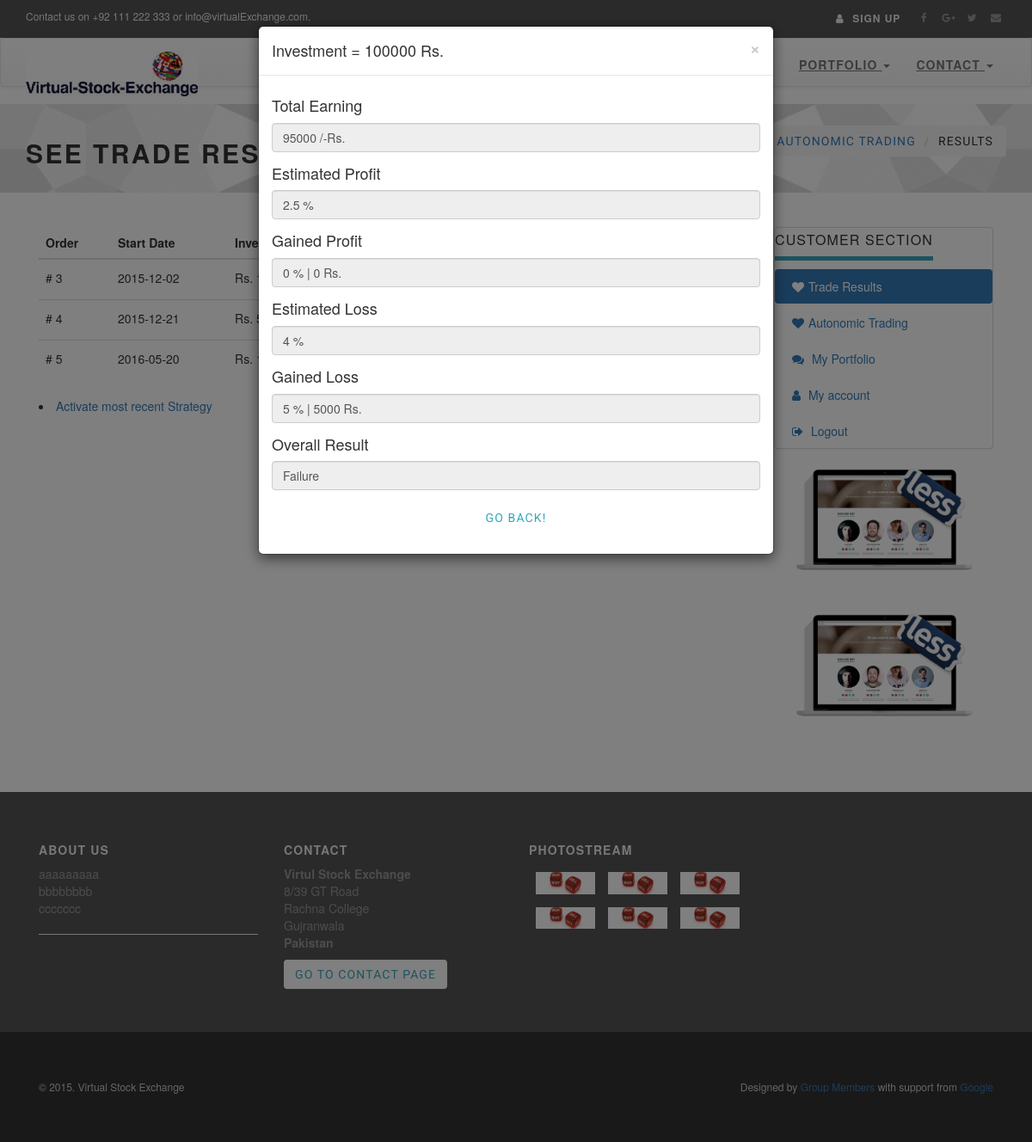
/project/modalDetails.php?id=3 (signed in), run on the app's committed database.
### tables this page shows
CREATE TABLE IF NOT EXISTS `tradingpolicies` (
  `id` int(11) NOT NULL AUTO_INCREMENT,
  `userName` varchar(255) NOT NULL,
  `companyTicker` varchar(255) NOT NULL,
  `name` varchar(255) NOT NULL,
  `amount` double NOT NULL,
  `shares` double NOT NULL,
  `minProfit` double NOT NULL,
  `maxloss` double NOT NULL,
  `strategy` varchar(255) NOT NULL,
  `sdate` varchar(255) NOT NULL,
  `eDate` varchar(255) NOT NULL,
  `remainingTime` varchar(255) NOT NULL,
  `profitLoss` double NOT NULL,
  `isComplete` tinyint(1) NOT NULL,
  PRIMARY KEY (`id`)
);

### project/modalDetails.php (the view, shortened to what this page needs)
<?php
$fetchQuery="SELECT * FROM tradingpolicies where userName='".$_SESSION['userName']."'";
$result1 = mysql_query($fetchQuery);
?>
<!DOCTYPE html>
<html lang="en">
<head>
    <link rel="stylesheet" href="http://maxcdn.bootstrapcdn.com/font-awesome/4.3.0/css/font-awesome.min.css">
    <link rel="stylesheet" href="http://maxcdn.bootstrapcdn.com/bootstrap/3.3.2/css/bootstrap.min.css">
    <link href="css/animate.css" rel="stylesheet">
    <link href="css/style.default.css" rel="stylesheet" id="theme-stylesheet">
    <link href="css/custom.css" rel="stylesheet">
    <link href="css/owl.carousel.css" rel="stylesheet">
    <link href="css/owl.theme.css" rel="stylesheet">
</head>
<body>
    <div id="all">
        <header>
            <div id="top">
                <div class="container">
                    <div class="row">
                        <div class="col-xs-5 contact">
                            <p class="hidden-sm hidden-xs">Contact us on +92 111 222 333 or info@virtualExchange.com.</p>
                        </div>
                        <div class="col-xs-7">
                            <div class="social">
                                <a href="#" class="external facebook" data-animate-hover="pulse"><i class="fa fa-facebook"></i></a>
                                <a href="#" class="external gplus" data-animate-hover="pulse"><i class="fa fa-google-plus"></i></a>
                                <a href="#" class="external twitter" data-animate-hover="pulse"><i class="fa fa-twitter"></i></a>
                                <a href="#" class="email" data-animate-hover="pulse"><i class="fa fa-envelope"></i></a>
                            </div>
                            <div class="login">
                                <a href="loginRegister.php"><i class="fa fa-user"></i> <span class="hidden-xs text-uppercase">Sign up</span></a>
                            </div>
                        </div>
                    </div>
                </div>
            </div>
            <div class="navbar-affixed-top" data-spy="affix" data-offset-top="200">
                <div class="navbar navbar-default yamm" role="navigation" id="navbar">
                    <div class="container">
                        <div class="navbar-header">
                            <a class="navbar-brand home" href="index.html">
                                <img src="img/logo.png" alt="Universal logo" class="hidden-xs hidden-sm">
                            </a>
                        </div>
                        <div class="navbar-collapse collapse" id="navigation">
                            <ul class="nav navbar-nav navbar-right">
                                <li class="dropdown active">
                                    <a href="javascript: void(0)" class="dropdown-toggle" data-toggle="dropdown">Home <b class="caret"></b></a>
                                </li>
                                <li class="dropdown use-yamm yamm-fw">
                                    <a href="#" class="dropdown-toggle" data-toggle="dropdown">Trading<b class="caret"></b></a>
                                </li>
                                <li class="dropdown use-yamm yamm-fw">
                                    <a href="#" class="dropdown-toggle" data-toggle="dropdown">Simulation <b class="caret"></b></a>
                                                    </div>
                                                </div>
                                            </div>
								<li class="dropdown">
                                    <a href="javascript: void(0)" class="dropdown-toggle" data-toggle="dropdown">Portfolio <b class="caret"></b></a>
                                </li>
                                <li class="dropdown">
                                    <a href="javascript: void(0)" class="dropdown-toggle" data-toggle="dropdown">Contact <b class="caret"></b></a>
                                </li>
                        </div>
                    </div>
		<section>
        <div id="heading-breadcrumbs">
            <div class="container">
                <div class="row">
                    <div class="col-md-7">
                        <h1>See Trade Results</h1>
                    </div>
                    <div class="col-md-5">
                        <ul class="breadcrumb">
                            <li><a href="index.php">Home</a>
                            </li>
							<li><a href="autoTrade.php">Autonomic Trading</a>
                            </li>
                            <li>Results</li>
                        </ul>
                    </div>
                </div>
            </div>
        </div>
        <div id="content">
            <div class="container">
				   <div class="col-md-9" id="customer-orders">
				  		<div class="col-md-9">
						<div class="row">
						 <div class="table-responsive">
                                <table class="table table-hover">
                                    <thead>
                                        <tr>
                                            <th>Order</th>
                                            <th>Start Date</th>
                                            <th>Investment</th>
                                            <th>Status</th>
                                            <th>Action</th>
                                        </tr>
                                    </thead>
                                    <tbody>
									    <tr>
											<?php
												while($row1 = mysql_fetch_array($result1))
												{
											?>
											<td><?php echo '# '.$row1["id"]; ?></td>
											<td><?php echo $row1["sdate"]; ?></td>
											<td><?php echo 'Rs. '.$row1["amount"]; ?></td>
											<?php
												if(($row1["isComplete"])=='0')
													echo '<td><span class="label label-warning">Pending</span>';
												else
													echo '<td><span class="label label-success">Completed</span>';
                                           ?>
										   <?php
											echo '<td>'.'<a href="modalDetails.php?id='.$row1["id"].'" class="btn btn-template-main btn-sm">View </a>'.'</tr>';
											?>
											<?php
											}
											?>
									</tbody>
								</table>
                            </div>
							<li><a href="tradeCalculation.php">Activate most recent Strategy</a>
                    </div>
                </div>
            </div>
                    <div class="col-md-3">
                        <div class="panel panel-default sidebar-menu">
                            <div class="panel-heading">
                                <h3 class="panel-title">Customer section</h3>
                            </div>
                            <div class="panel-body">
                                <ul class="nav nav-pills nav-stacked">
                                    <li class="active">
                                        <a href="tradeResults.php"><i class="fa fa-heart"></i>Trade Results</a>
                                    </li>
                                    <li>
                                        <a href="autoTrade.php"><i class="fa fa-heart"></i>Autonomic Trading</a>
                                    </li>
                                    <li>
                                        <a href="userPortfolio.php"><i class="fa fa fa-comments"></i> My Portfolio</a>
                                    </li>
									<li>
                                        <a href="myAccount.php"><i class="fa fa-user"></i> My account</a>
                                    </li>
                                    <li>
                                        <a href="logout.php"><i class="fa fa-sign-out"></i> Logout</a>
                                    </li>
                                </ul>
                            </div>
                        </div>
						<div class="banner">
                            <a href="">
                                <img src="img/template-easy-customize-less.png" alt="sales 2014" class="img-responsive">
                            </a>
                        </div>
						<div class="banner">
                            <a href="">
                                <img src="img/template-easy-customize-less.png" alt="sales 2014" class="img-responsive">
                            </a>
                        </div>
                    </div>
                </div>
            </div>
        <footer id="footer">
            <div class="container">
                <div class="col-md-3 col-sm-6">
                    <h4>About us</h4>
                    <p>aaaaaaaaa<br>bbbbbbbb<br>ccccccc</p>
                    <hr>
                </div>
                <div class="col-md-3 col-sm-6">
                    <h4>Contact</h4>
                    <p><strong>Virtul Stock Exchange</strong>
                        <br>8/39 GT Road
                        <br>Rachna College
                        <br>Gujranwala
                        <br>
                        <strong>Pakistan</strong>
                    </p>
                    <a href="contact.html" class="btn btn-small btn-template-main">Go to contact page</a>
                </div>
                <div class="col-md-3 col-sm-6">
                    <h4>Photostream</h4>
                    <div class="photostream">
                        <div>
                            <a href="#">
                                <img src="img/ser4.jpg" class="img-responsive" alt="#">
                            </a>
                        </div>
                        <div>
                            <a href="#">
                                <img src="img/ser4.jpg" class="img-responsive" alt="#">
                            </a>
                        </div>
                        <div>
                            <a href="#">
                                <img src="img/ser4.jpg" class="img-responsive" alt="#">
                            </a>
                        </div>
                        <div>
                            <a href="#">
                                <img src="img/ser4.jpg" class="img-responsive" alt="#">
                            </a>
                        </div>
                        <div>
                            <a href="#">
                                <img src="img/ser4.jpg" class="img-responsive" alt="#">
                            </a>
                        </div>
                        <div>
                            <a href="#">
                                <img src="img/ser4.jpg" class="img-responsive" alt="#">
                            </a>
                        </div>
                    </div>
                </div>
            </div>
        </footer>
        <div id="copyright">
            <div class="container">
                <div class="col-md-12">
                    <p class="pull-left">&copy; 2015. Virtual Stock Exchange</p>
                    <p class="pull-right">Designed by <a>Group Members</a> with support from <a>Google</a>
                    </p>
                </div>
            </div>
        </div>
</body>
</html>
<!DOCTYPE html>
<html lang="en">
<head>
<link rel="stylesheet" href="https://maxcdn.bootstrapcdn.com/bootstrap/3.3.6/css/bootstrap.min.css">
<link rel="stylesheet" href="https://maxcdn.bootstrapcdn.com/bootstrap/3.3.6/css/bootstrap-theme.min.css">
</head>
<body>
<div id="myModal" class="modal fade">
    <div class="modal-dialog">
        <div class="modal-content">
            <div class="modal-header">
                <button type="button" class="close" data-dismiss="modal" aria-hidden="true">×</button>
                <h4 class="modal-title"><?php echo 'Investment = '.$_SESSION['investment'].' Rs.';?></h4>
            </div>
            <div class="modal-body">
			     <form action="customer-orders.html" method="post">
							<h4>Total Earning </h4>
                            <div class="form-group">
                                <input type="text" class="form-control" id="totalEarning" value="<?php echo $_SESSION['totalEarn'].' /-Rs.';?>" readonly>
                            </div>
                            <h4>Estimated Profit </h4>
                            <div class="form-group">
                                <input type="text" class="form-control" id="estimatedProfit" value="<?php echo $_SESSION['estimateProfit'].' %';?>" readonly>
                            </div>
							<h4>Gained Profit </h4>
                            <div class="form-group">
                                <input type="text" class="form-control" id="totalProfit" value="<?php echo $_SESSION['percentageProfit'].' % | '.$_SESSION['gainedProfit'].' Rs.';?>" readonly>
                            </div>
							<h4>Estimated Loss </h4>
                            <div class="form-group">
                                <input type="text" class="form-control" id="estimatedLoss" value="<?php echo $_SESSION['estimateLoss'].' %';?>" readonly>
                            </div>
							<h4>Gained Loss</h4>
                            <div class="form-group">
                                <input type="text" class="form-control" id="totalLoss" value="<?php echo $_SESSION['percentageLoss'].' % | '.$_SESSION['gainedLoss'].' Rs.';?>" readonly>
                            </div>
							<h4>Overall Result </h4>
                            <div class="form-group">
                                <input type="text" class="form-control" id="overAll" value="<?php echo $_SESSION['overAllResult'];?>" readonly>
                            </div>
							<p class="text-center">
								<?php
									echo '<a href="tradeResults.php" class="btn btn-template-main">Go back!</a>';
								?>
							</p>
                        </form>
            </div>
        </div>
    </div>
</div>
</body>
</html>

### data on the page
tradingpolicies: id "3", sdate "2015-12-02"
tradingpolicies: id "4", sdate "2015-12-21"
tradingpolicies: id "5", sdate "2016-05-20"

### other printed values
$_SESSION['investment'] "100000"
